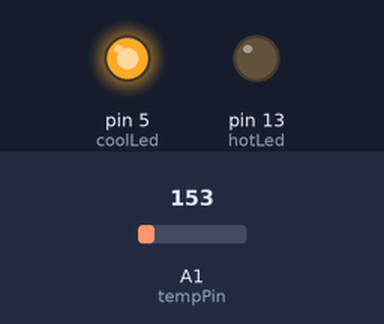
Bench run of a sketch on a simulated Arduino Uno, built with avr-gcc and run on an emulated ATmega328P. Parts: output pins drawn as LEDs (lit = HIGH). Inputs (shaded band) come from the test bench; at power-on: A1 (tempPin) = 153. What the sketch prints to the serial monitor is not drawn.

Above: at 0.1 s.
Timing chart, 0 to 1.6 s (numbered marks = the images above):
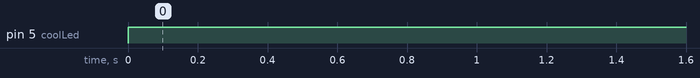

The sketch:

TemperatureSwitch.ino
```cpp
#define aref_voltage 3.3

//TMP36 Pin Variables
int tempPin = 1;
int tempRead;

int hotLed = 13;
int coolLed = 5;

void setup(void) {
  // We'll send debugging information via the Serial monitor
  Serial.begin(9600);

  pinMode(hotLed, OUTPUT);
  pinMode (coolLed, OUTPUT);
}


void loop(void) {

  tempRead = analogRead(tempPin);

  float voltage = tempRead * aref_voltage;
  voltage /= 1024.0;

  float temperatureC = (voltage - 0.5) * 100 ;

  float temperatureF = (temperatureC * 9.0 / 5.0) + 32.0;
  Serial.print(temperatureF); Serial.println(" degrees F");

  if(temperatureF < 117){
    digitalWrite(coolLed, HIGH);
    digitalWrite(hotLed, LOW);
    Serial.print("cool temp is: ");
    } else{
    digitalWrite(hotLed, HIGH);
    digitalWrite(coolLed, LOW);
    Serial.print("hot temp is: ");
  }

  delay(1000);

}

/* link to video is:https://vimeo.com/185075359 */

/* http://www.ladyada.net/make/logshield/lighttemp.html */
```

Measured:
- by itself, pin 5 (coolLed): LOW → HIGH at 0.00 s
